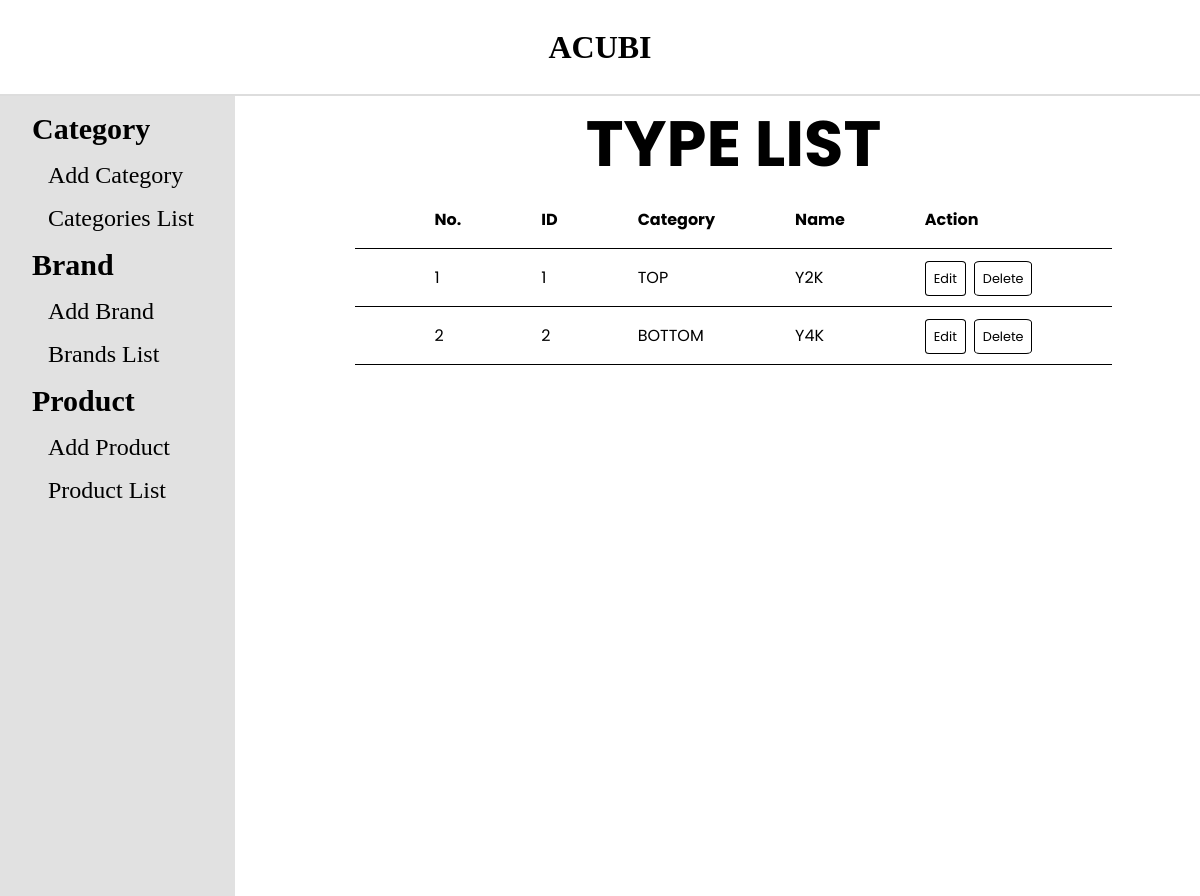
Before: /admin/brandlist.php with the older database file.
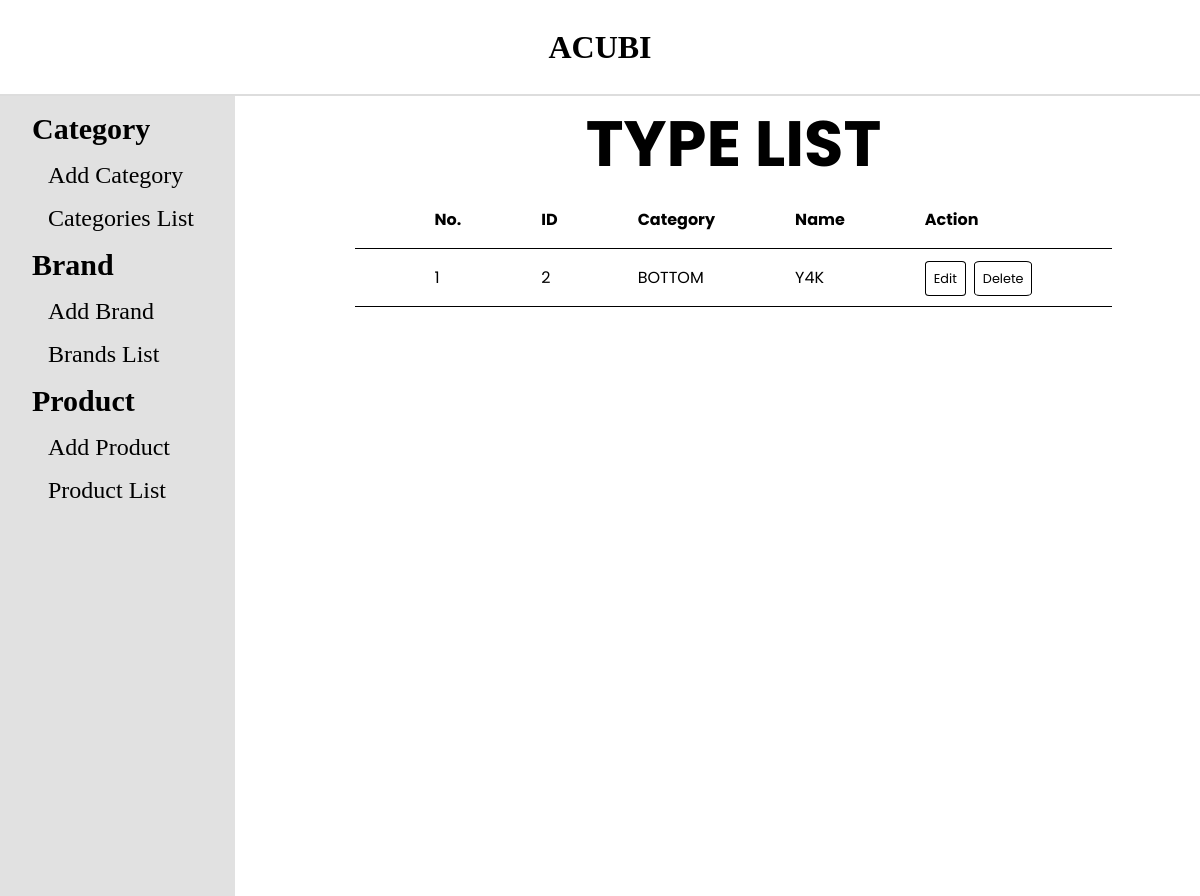
After: the same page with the newer database file.
### tables this page shows
CREATE TABLE `tbl_brand` (
  `brand_id` int(11) NOT NULL,
  `category_id` int(11) NOT NULL,
  `brand_name` varchar(255) NOT NULL
);

CREATE TABLE `tbl_category` (
  `category_id` int(11) NOT NULL,
  `category_name` varchar(255) NOT NULL
);

### admin/database.php (called while the page is built, shortened)
<?php
class Database
{
    public $host = DB_HOST;
    public $user = DB_USER;
    public $pass = DB_PASS;
    public $dbname = DB_NAME;
    public $link;
    private function connectDB()
    {
        $this->link = new mysqli($this->host, $this->user, $this->pass, $this->dbname);
    }
    public function select($query)
    {
        $result = $this->link->query($query) or
            die($this->link->error . __LINE__);
        if ($result->num_rows > 0) {
            return $result;
        } else {
            return false;
        }
    }
}
?>

### admin/class/brand_class.php (called while the page is built, shortened)
<?php
    include "database.php"
?>
<?php
class Brand {
    private $db;
    public function __construct() {
        $this -> db = new Database();
    }
    public function showBrand() {
        $query = "SELECT tbl_brand.*, tbl_category.category_name
        FROM tbl_brand INNER JOIN tbl_category ON tbl_brand.category_id = tbl_category.category_id
        ORDER BY tbl_brand.brand_id";
        $result = $this -> db -> select($query);
        return $result;
    }
}
?>

### admin/brandlist.php (the view, shortened to what this page needs)
<?php
include "header.php";
include "sidebar.php";
include "class/brand_class.php";
?>
<?php
$brand = new Brand;
$showbrand = $brand->showBrand();
?>
<div class="right">
  <div class="category-list">
    <h1>TYPE LIST</h1>
    <table>
      <tr>
        <th>No.</th>
        <th>ID</th>
        <th>Category</th>
        <th>Name</th>
        <th colspan="2">Action</th>
      </tr>
      <?php
      if ($showbrand) {
        $i = 0;
        while ($result = $showbrand->fetch_assoc()) {
          $i++;
      ?>
          <tr>
            <td><?php echo $i ?></td>
            <td><?php echo $result['brand_id'] ?></td>
            <td><?php echo $result['category_name'] ?></td>
            <td><?php echo $result['brand_name'] ?></td>
            <td>
              <a class="btn" href="brandedit.php?brand_id=<?php echo $result['brand_id'] ?>">
                Edit
              </a>
            </td>
            <td> <a class="btn" href="branddelete.php?brand_id= <?php echo $result['brand_id'] ?>">
                Delete
              </a></td>
          </tr>
      <?php
        }
      }
      ?>
    </table>
  </div>
</div>
</section>
</body>
</html>

### admin/header.php (shortened to what this page needs)
<!DOCTYPE html>
<html lang="en">
<head>
  <link rel="stylesheet" href="style.css">
</head>
<body>
  <header>
    <h1>ACUBI</h1>
  </header>

### admin/sidebar.php (shortened to what this page needs)
<section class="admin-content">
    <div class="left">
      <ul>
        <li><div href="" class="unselected">Category</div></li>
            <ul>
              <li><a href="categoryadd.php">Add Category</a></li>
              <li><a href="categorylist.php">Categories List</a></li>
            </ul>
        <li><div href="" class="unselected">Brand</div></li>
          <ul>
            <li><a href="brandadd.php">Add Brand</a></li>
            <li><a href="brandlist.php">Brands List</a></li>
          </ul>
        <li><div href="" class="unselected">Product</div></li>
        <ul>
          <li><a href="productadd.php">Add Product</a></li>
          <li><a href="productlist.php">Product List</a></li>
        </ul>
      </ul>
    </div>

### admin/style.css (style rules this page uses)
* { margin: 0; padding: 0; box-sizing: border-box; color: black; outline: none; }
.btn { background: transparent; padding: .5rem; font-size: .8rem; border: 1px solid; border-radius: 10%; width: 2rem; }
a { font-size: 1.5rem; text-decoration: none; }
ul { list-style: none; }
header { height: 6rem; width: 100vw; border-bottom: 2px solid #ddd; display: flex; justify-content: center; align-items: center; }
.admin-content { display: flex; }
.admin-content .left { background: #dddd; width: 20%; height: 100vh; padding: 0 2rem 0 2rem; }
.admin-content .left ul li { margin: 1rem 0; }
.admin-content .left ul ul { margin-left: 1rem; }
.admin-content .right { margin-left: 2rem; font-family: "Poppins"; display: flex; justify-content: center; }
.right { font-family: "Poppins"; }
.right h1 { text-align: left; font-size: 4rem; }
.right { display: flex; justify-content: center; width: 80%; }
.category-list { display: flex; flex-direction: column; align-items: center; }
.category-list table { border-collapse: collapse; display: flex; justify-content: center; }
.category-list h1 { justify-content: start; }
.category-list table tr { border-bottom: 1px solid; }
.category-list td, .category-list th { padding: 1rem 5rem 1rem 0; border: none; align-items: center; }
.category-list th:nth-last-child(1) { text-align: left; }
.category-list th:nth-child(1), .category-list td:nth-child(1) { padding-left: 5rem; text-align: left; }
.category-list table td:nth-last-child(2) { padding-right: .5rem; }

### admin/sidebar.php (style rules this page uses)
li div { font-size: 30px; font-weight: bold; }

Changed rows visible on the page:
removed tbl_brand: brand_id "1", category.category_name "TOP", brand_name "Y2K"
